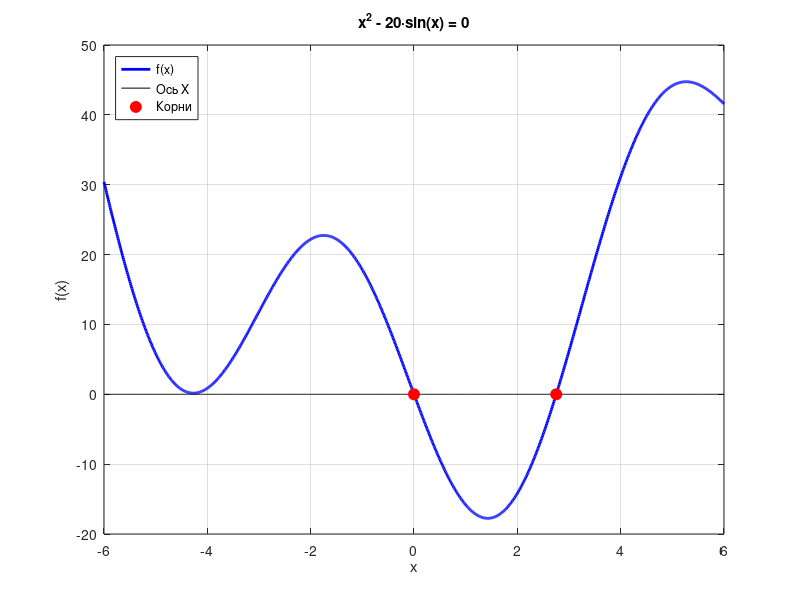

This chart was generated by the following MATLAB code:
%Уравнение: x^2 - 20*sin(x)
f = @(x) x.^2 - 20*sin(x);

x1 = [-1, 1];
x2 = [2.5, 3];
r1 = fzero(f, x1);
r2 = fzero(f, x2);
fprintf('Корни уравнения:\n');
fprintf('x1 = %.6f\n', r1);
fprintf('x2 = %.6f\n', r2);
%fprintf('x3 = %.6f\n', r3);

% Построение графика
x = -6:0.01:6;
y = f(x);

figure;
plot(x, y, 'b-', 'LineWidth', 2);
hold on;
plot(x, zeros(size(x)), 'k-');
plot([r1, r2], [0, 0], 'ro', 'MarkerSize', 8, 'MarkerFaceColor', 'red');
grid on;
title('x^2 - 20·sin(x) = 0');
xlabel('x');
ylabel('f(x)');
legend('f(x)', 'Ось X', 'Корни', 'Location', 'northwest');
